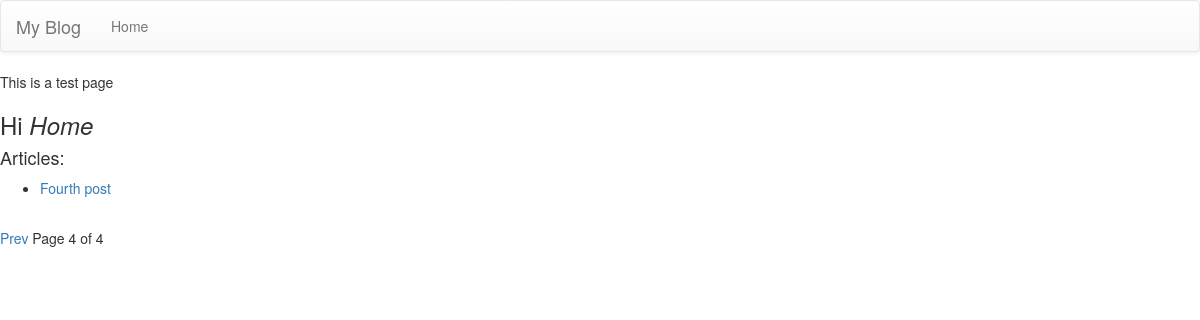
Page /?page=4 on the earlier database version.
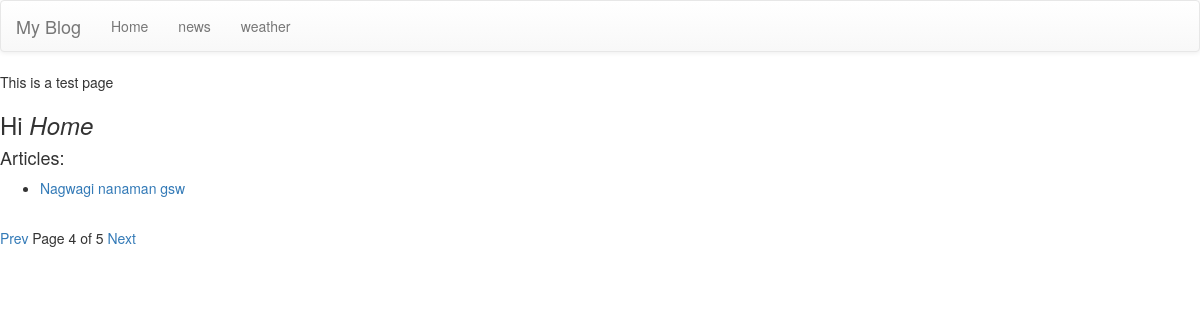
Same page on the later database version.
### article/models.py (models this page shows, shortened)
class Post(models.Model):
    author = models.ForeignKey('auth.User')  # Pulls user names from User table
    title = models.CharField(max_length=150, null=False)
    text = models.TextField(null=False)
    created_date = models.DateTimeField(default=timezone.now)
    image = models.FileField(blank=True, upload_to='images')
    category = models.ManyToManyField('article.Category',
        blank=True, null=True)

class Category(models.Model):
    title = models.CharField(max_length=150)
    slug = models.CharField(max_length=150)
    parent = models.ForeignKey('article.Category', blank=True, null=True)
    @staticmethod
    def list_categories():
        return Category.objects.all()

### article/views.py (the view)
# urls.py: 2. Add a URL to urlpatterns:  url(r'^$', views.home, name='home')
def home(request):
    post_list = Post.objects.all()
    paginator = Paginator(post_list, 1)
    page = request.GET.get('page')
    categories = Category.list_categories()
    try:
        posts = paginator.page(page)
    except PageNotAnInteger:
        posts = paginator.page(1)
    except EmptyPage:
        posts = paginator.page(paginator.num_pages)
    return render(request, 'pages/home.html',
        {'posts': posts, 'categories': categories})

### article/templates/pages/home.html
{% include 'partials/header.html' %}
This is a test page
<h3>Hi <i>Home</i></h3>
<h4>Articles:</h4>
<ul>
    {% for post in posts %}
        <li>
            <a href="{% url 'single' post.id %}">{{post.title}}</a>
        </li>
    {% endfor %}
</ul>
{% if posts.has_previous %}
    <div class="pagination">
        <a href="?page={{posts.previous_page_number}}">Prev</a>
    </div>
{% endif %}
Page {{posts.number}} of {{posts.paginator.num_pages}}
{% if posts.has_next %}
    <div class="pagination">
        <a href="?page={{posts.next_page_number}}">Next</a>
    </div>
{% endif %}
{% include 'partials/footer.html' %}

### article/templates/partials/header.html (shortened to what this page needs)
<!DOCTYPE html>
<html>
    <head>
        <link rel="stylesheet" href="https://maxcdn.bootstrapcdn.com/bootstrap/3.3.7/css/bootstrap.min.css">
        <link rel="stylesheet" href="https://maxcdn.bootstrapcdn.com/bootstrap/3.3.7/css/bootstrap-theme.min.css">
    </head>
    <body>
    <nav class="navbar navbar-default">
  <div class="container-fluid">
    <div class="navbar-header">
      <a class="navbar-brand" href="#">My Blog</a>
    </div>
    <div class="collapse navbar-collapse" id="bs-example-navbar-collapse-1">
      <ul class="nav navbar-nav">
        <li><a href="/">Home</a></li>
        {% for category in categories %}
            <li><a href="{% url 'category' category.slug %}">{{category.title}}</a></li>
        {% endfor %}
      </ul>
    </div>
  </div>
</nav>

Differences in the rows shown:
removed Post: title "Fourth post"
added Category: title "news"
added Category: title "weather"
added Post: title "Nagwagi nanaman gsw"
Other differences:
{{ posts.paginator.num_pages }}: "4" → "5"
text now shown: "Next"
